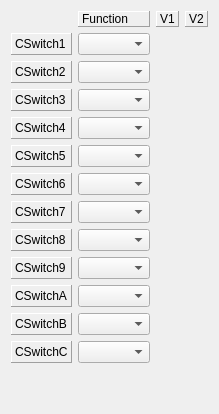
     <widget class="QWidget" name="tabCustomSwitches">
      <attribute name="title">
       <string>Custom switches</string>
      </attribute>
      <layout class="QGridLayout" name="gridLayout_8" rowstretch="0,0,0,0,0,0,0,0,0,0,0,0,0,0" columnstretch="0,0,0,0">
       <item row="1" column="0">
        <widget class="QLabel" name="label_30">
         <property name="frameShape">
          <enum>QFrame::Panel</enum>
         </property>
         <property name="frameShadow">
          <enum>QFrame::Raised</enum>
         </property>
         <property name="text">
          <string>CSwitch1</string>
         </property>
        </widget>
       </item>
       <item row="1" column="1">
        <widget class="QComboBox" name="cswitchFunc_1"/>
       </item>
       <item row="2" column="0">
        <widget class="QLabel" name="label_31">
         <property name="frameShape">
          <enum>QFrame::Panel</enum>
         </property>
         <property name="frameShadow">
          <enum>QFrame::Raised</enum>
         </property>
         <property name="text">
          <string>CSwitch2</string>
         </property>
        </widget>
       </item>
       <item row="2" column="1">
        <widget class="QComboBox" name="cswitchFunc_2"/>
       </item>
       <item row="3" column="0">
        <widget class="QLabel" name="label_32">
         <property name="frameShape">
          <enum>QFrame::Panel</enum>
         </property>
         <property name="frameShadow">
          <enum>QFrame::Raised</enum>
         </property>
         <property name="text">
          <string>CSwitch3</string>
         </property>
        </widget>
       </item>
       <item row="3" column="1">
        <widget class="QComboBox" name="cswitchFunc_3"/>
       </item>
       <item row="4" column="0">
        <widget class="QLabel" name="label_33">
         <property name="frameShape">
          <enum>QFrame::Panel</enum>
         </property>
         <property name="frameShadow">
          <enum>QFrame::Raised</enum>
         </property>
         <property name="text">
          <string>CSwitch4</string>
         </property>
        </widget>
       </item>
       <item row="4" column="1">
        <widget class="QComboBox" name="cswitchFunc_4"/>
       </item>
       <item row="5" column="0">
        <widget class="QLabel" name="label_34">
         <property name="frameShape">
          <enum>QFrame::Panel</enum>
         </property>
         <property name="frameShadow">
          <enum>QFrame::Raised</enum>
         </property>
         <property name="text">
          <string>CSwitch5</string>
         </property>
        </widget>
       </item>
       <item row="5" column="1">
        <widget class="QComboBox" name="cswitchFunc_5"/>
       </item>
       <item row="6" column="1">
        <widget class="QComboBox" name="cswitchFunc_6"/>
       </item>
       <item row="0" column="1">
        <widget class="QLabel" name="cswFuncLabel">
         <property name="frameShape">
          <enum>QFrame::Panel</enum>
         </property>
         <property name="frameShadow">
          <enum>QFrame::Raised</enum>
         </property>
         <property name="text">
          <string>Function</string>
         </property>
        </widget>
       </item>
       <item row="0" column="2">
        <widget class="QLabel" name="cswCol1">
         <property name="frameShape">
          <enum>QFrame::Panel</enum>
         </property>
         <property name="frameShadow">
          <enum>QFrame::Raised</enum>
         </property>
         <property name="text">
          <string>V1</string>
         </property>
        </widget>
       </item>
       <item row="0" column="3">
        <widget class="QLabel" name="cswCol2">
         <property name="frameShape">
          <enum>QFrame::Panel</enum>
         </property>
         <property name="frameShadow">
          <enum>QFrame::Raised</enum>
         </property>
         <property name="text">
          <string>V2</string>
         </property>
        </widget>
       </item>
       <item row="6" column="0">
        <widget class="QLabel" name="label_35">
         <property name="frameShape">
          <enum>QFrame::Panel</enum>
         </property>
         <property name="frameShadow">
          <enum>QFrame::Raised</enum>
         </property>
         <property name="text">
          <string>CSwitch6</string>
         </property>
        </widget>
       </item>
       <item row="7" column="0">
        <widget class="QLabel" name="label_81">
         <property name="frameShape">
          <enum>QFrame::Panel</enum>
         </property>
         <property name="frameShadow">
          <enum>QFrame::Raised</enum>
         </property>
         <property name="text">
          <string>CSwitch7</string>
         </property>
        </widget>
       </item>
       <item row="8" column="0">
        <widget class="QLabel" name="label_82">
         <property name="frameShape">
          <enum>QFrame::Panel</enum>
         </property>
         <property name="frameShadow">
          <enum>QFrame::Raised</enum>
         </property>
         <property name="text">
          <string>CSwitch8</string>
         </property>
        </widget>
       </item>
       <item row="9" column="0">
        <widget class="QLabel" name="label_99">
         <property name="frameShape">
          <enum>QFrame::Panel</enum>
         </property>
         <property name="frameShadow">
          <enum>QFrame::Raised</enum>
         </property>
         <property name="text">
          <string>CSwitch9</string>
         </property>
        </widget>
       </item>
       <item row="10" column="0">
        <widget class="QLabel" name="label_100">
         <property name="frameShape">
          <enum>QFrame::Panel</enum>
         </property>
         <property name="frameShadow">
          <enum>QFrame::Raised</enum>
         </property>
         <property name="text">
          <string>CSwitchA</string>
         </property>
        </widget>
       </item>
       <item row="11" column="0">
        <widget class="QLabel" name="label_101">
         <property name="frameShape">
          <enum>QFrame::Panel</enum>
         </property>
         <property name="frameShadow">
          <enum>QFrame::Raised</enum>
         </property>
         <property name="text">
          <string>CSwitchB</string>
         </property>
        </widget>
       </item>
       <item row="12" column="0">
        <widget class="QLabel" name="label_102">
         <property name="frameShape">
          <enum>QFrame::Panel</enum>
         </property>
         <property name="frameShadow">
          <enum>QFrame::Raised</enum>
         </property>
         <property name="text">
          <string>CSwitchC</string>
         </property>
        </widget>
       </item>
       <item row="13" column="0">
        <spacer name="verticalSpacer">
         <property name="orientation">
          <enum>Qt::Vertical</enum>
         </property>
         <property name="sizeHint" stdset="0">
          <size>
           <width>20</width>
           <height>40</height>
          </size>
         </property>
        </spacer>
       </item>
       <item row="7" column="1">
        <widget class="QComboBox" name="cswitchFunc_7"/>
       </item>
       <item row="8" column="1">
        <widget class="QComboBox" name="cswitchFunc_8"/>
       </item>
       <item row="9" column="1">
        <widget class="QComboBox" name="cswitchFunc_9"/>
       </item>
       <item row="10" column="1">
        <widget class="QComboBox" name="cswitchFunc_10"/>
       </item>
       <item row="11" column="1">
        <widget class="QComboBox" name="cswitchFunc_11"/>
       </item>
       <item row="12" column="1">
        <widget class="QComboBox" name="cswitchFunc_12"/>
       </item>
      </layout>
     </widget>
